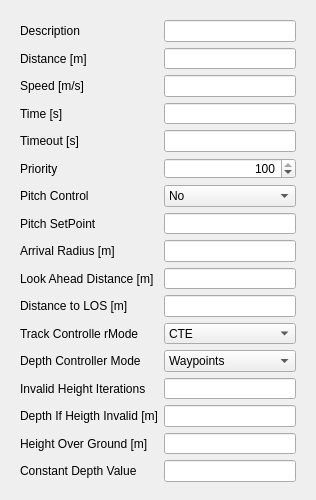
<?xml version="1.0" encoding="UTF-8"?>
<ui version="4.0">
 <class>Form</class>
 <widget class="QWidget" name="Form">
  <property name="geometry">
   <rect>
    <x>0</x>
    <y>0</y>
    <width>310</width>
    <height>500</height>
   </rect>
  </property>
  <property name="minimumSize">
   <size>
    <width>0</width>
    <height>500</height>
   </size>
  </property>
  <property name="maximumSize">
   <size>
    <width>16777215</width>
    <height>500</height>
   </size>
  </property>
  <property name="windowTitle">
   <string>Form</string>
  </property>
  <property name="locale">
   <locale language="English" country="Germany"/>
  </property>
  <layout class="QGridLayout" name="gridLayout">
   <item row="0" column="0">
    <widget class="QWidget" name="widget_3" native="true">
     <property name="minimumSize">
      <size>
       <width>0</width>
       <height>480</height>
      </size>
     </property>
     <property name="maximumSize">
      <size>
       <width>16777215</width>
       <height>480</height>
      </size>
     </property>
     <property name="layoutDirection">
      <enum>Qt::LeftToRight</enum>
     </property>
     <property name="locale">
      <locale language="English" country="Germany"/>
     </property>
     <layout class="QFormLayout" name="formLayout">
      <property name="fieldGrowthPolicy">
       <enum>QFormLayout::AllNonFixedFieldsGrow</enum>
      </property>
      <item row="0" column="0">
       <widget class="QLabel" name="label_7">
        <property name="locale">
         <locale language="English" country="Germany"/>
        </property>
        <property name="text">
         <string>Description</string>
        </property>
       </widget>
      </item>
      <item row="0" column="1">      
       <widget class="QLineEdit" name="editDescription">
        <property name="maximumSize">
         <size>
          <width>150</width>
          <height>16777215</height>
         </size>
        </property>
        <property name="layoutDirection">
         <enum>Qt::RightToLeft</enum>
        </property>
        <property name="locale">
         <locale language="English" country="Germany"/>
        </property>
        <property name="readOnly">
         <bool>false</bool>
        </property>
       </widget>
      </item>
      <item row="1" column="0">
       <widget class="QLabel" name="label_20">
        <property name="locale">
         <locale language="English" country="Germany"/>
        </property>
        <property name="text">
         <string>Distance [m]</string>
        </property>
       </widget>
      </item>
      <item row="1" column="1">
       <widget class="QLineEdit" name="editDistance">
        <property name="maximumSize">
         <size>
          <width>150</width>
          <height>16777215</height>
         </size>
        </property>
        <property name="locale">
         <locale language="English" country="Germany"/>
        </property>
        <property name="alignment">
         <set>Qt::AlignRight|Qt::AlignTrailing|Qt::AlignVCenter</set>
        </property>
       </widget>
      </item>      
      <item row="2" column="0">
       <widget class="QLabel" name="label_8">
        <property name="locale">
         <locale language="English" country="Germany"/>
        </property>
        <property name="text">
         <string>Speed [m/s]</string>
        </property>
       </widget>
      </item>
      <item row="2" column="1">
       <widget class="QLineEdit" name="editSpeed">
        <property name="maximumSize">
         <size>
          <width>150</width>
          <height>16777215</height>
         </size>
        </property>
        <property name="locale">
         <locale language="English" country="Germany"/>
        </property>
        <property name="alignment">
         <set>Qt::AlignRight|Qt::AlignTrailing|Qt::AlignVCenter</set>
        </property>
        <property name="readOnly">
         <bool>false</bool>
        </property>
       </widget>
      </item>
      <item row="3" column="0">
       <widget class="QLabel" name="label_19">
        <property name="locale">
         <locale language="English" country="Germany"/>
        </property>
        <property name="text">
         <string>Time [s]</string>
        </property>
       </widget>
      </item>
      <item row="3" column="1">
       <widget class="QLineEdit" name="editTime">
        <property name="maximumSize">
         <size>
          <width>150</width>
          <height>16777215</height>
         </size>
        </property>
        <property name="locale">
         <locale language="English" country="Germany"/>
        </property>
        <property name="alignment">
         <set>Qt::AlignRight|Qt::AlignTrailing|Qt::AlignVCenter</set>
        </property>
        <property name="readOnly">
         <bool>true</bool>
        </property>
       </widget>
      </item>
      <item row="4" column="0">
       <widget class="QLabel" name="label_9">
        <property name="locale">
         <locale language="English" country="Germany"/>
        </property>
        <property name="text">
         <string>Timeout [s]</string>
        </property>
       </widget>
      </item>
      <item row="4" column="1">
       <widget class="QLineEdit" name="editTimeout">
        <property name="maximumSize">
         <size>
          <width>150</width>
          <height>16777215</height>
         </size>
        </property>
        <property name="locale">
         <locale language="English" country="Germany"/>
        </property>
        <property name="alignment">
         <set>Qt::AlignRight|Qt::AlignTrailing|Qt::AlignVCenter</set>
        </property>
        <property name="readOnly">
         <bool>false</bool>
        </property>
       </widget>
      </item>
      <item row="5" column="0">
       <widget class="QLabel" name="label_10">
        <property name="locale">
         <locale language="English" country="Germany"/>
        </property>
        <property name="text">
         <string>Priority</string>
        </property>
       </widget>
      </item>
      <item row="5" column="1">
       <widget class="QSpinBox" name="spinBoxPriority">
        <property name="maximumSize">
         <size>
          <width>150</width>
          <height>16777215</height>
         </size>
        </property>
        <property name="locale">
         <locale language="English" country="Germany"/>
        </property>
        <property name="alignment">
         <set>Qt::AlignRight|Qt::AlignTrailing|Qt::AlignVCenter</set>
        </property>
        <property name="maximum">
         <number>100</number>
        </property>
        <property name="value">
         <number>100</number>
        </property>
       </widget>
      </item>
      <item row="6" column="0">
       <widget class="QLabel" name="label_12">
        <property name="locale">
         <locale language="English" country="Germany"/>
        </property>
        <property name="text">
         <string>Pitch Control</string>
        </property>
       </widget>
      </item>
      <item row="6" column="1">
       <widget class="QComboBox" name="comboPitchControl">
        <property name="enabled">
         <bool>true</bool>
        </property>
        <property name="maximumSize">
         <size>
          <width>150</width>
          <height>16777215</height>
         </size>
        </property>
        <property name="locale">
         <locale language="English" country="Germany"/>
        </property>
        <item>
         <property name="text">
          <string>No</string>
         </property>
        </item>
        <item>
         <property name="text">
          <string>Yes</string>
         </property>
        </item>
       </widget>
      </item>
      <item row="7" column="0">
       <widget class="QLabel" name="label_13">
        <property name="locale">
         <locale language="English" country="Germany"/>
        </property>
        <property name="text">
         <string>Pitch SetPoint</string>
        </property>
       </widget>
      </item>
      <item row="7" column="1">
       <widget class="QLineEdit" name="editPitchSetPoint">
        <property name="maximumSize">
         <size>
          <width>150</width>
          <height>16777215</height>
         </size>
        </property>
        <property name="locale">
         <locale language="English" country="Germany"/>
        </property>
        <property name="alignment">
         <set>Qt::AlignRight|Qt::AlignTrailing|Qt::AlignVCenter</set>
        </property>
       </widget>
      </item>
      <item row="8" column="0">
       <widget class="QLabel" name="label_14">
        <property name="locale">
         <locale language="English" country="Germany"/>
        </property>
        <property name="text">
         <string>Arrival Radius [m]</string>
        </property>
       </widget>
      </item>
      <item row="8" column="1">
       <widget class="QLineEdit" name="editArrivalRadius">
        <property name="maximumSize">
         <size>
          <width>150</width>
          <height>16777215</height>
         </size>
        </property>
        <property name="locale">
         <locale language="English" country="Germany"/>
        </property>
        <property name="alignment">
         <set>Qt::AlignRight|Qt::AlignTrailing|Qt::AlignVCenter</set>
        </property>
       </widget>
      </item>
      <item row="9" column="0">
       <widget class="QLabel" name="label_15">
        <property name="locale">
         <locale language="English" country="Germany"/>
        </property>
        <property name="text">
         <string>Look Ahead Distance [m]</string>
        </property>
       </widget>
      </item>
      <item row="9" column="1">
       <widget class="QLineEdit" name="editLookAheadDistance">
        <property name="maximumSize">
         <size>
          <width>150</width>
          <height>16777215</height>
         </size>
        </property>
        <property name="locale">
         <locale language="English" country="Germany"/>
        </property>
        <property name="alignment">
         <set>Qt::AlignRight|Qt::AlignTrailing|Qt::AlignVCenter</set>
        </property>
       </widget>
      </item>
      <item row="10" column="0">
       <widget class="QLabel" name="label_16">
        <property name="locale">
         <locale language="English" country="Germany"/>
        </property>
        <property name="text">
         <string>Distance to LOS [m]</string>
        </property>
       </widget>
      </item>
      <item row="10" column="1">
       <widget class="QLineEdit" name="editDistToLOS">
        <property name="maximumSize">
         <size>
          <width>150</width>
          <height>16777215</height>
         </size>
        </property>
        <property name="locale">
         <locale language="English" country="Germany"/>
        </property>
        <property name="alignment">
         <set>Qt::AlignRight|Qt::AlignTrailing|Qt::AlignVCenter</set>
        </property>
       </widget>
      </item>
      <item row="11" column="0">
       <widget class="QLabel" name="label">
        <property name="locale">
         <locale language="English" country="Germany"/>
        </property>
        <property name="text">
         <string>Track Controlle rMode</string>
        </property>
       </widget>
      </item>
      <item row="11" column="1">
       <widget class="QComboBox" name="comboTrackControllerMode">
        <property name="maximumSize">
         <size>
          <width>150</width>
          <height>16777215</height>
         </size>
        </property>
        <property name="locale">
         <locale language="English" country="Germany"/>
        </property>
        <item>
         <property name="text">
          <string>CTE</string>
         </property>
        </item>
        <item>
         <property name="text">
          <string>LOS</string>
         </property>
        </item>
       </widget>
      </item>
      <item row="12" column="0">
       <widget class="QLabel" name="label_6">
        <property name="locale">
         <locale language="English" country="Germany"/>
        </property>
        <property name="text">
         <string>Depth Controller Mode</string>
        </property>
       </widget>
      </item>
      <item row="12" column="1">
       <widget class="QComboBox" name="comboDepthControllerMode">
        <property name="maximumSize">
         <size>
          <width>150</width>
          <height>16777215</height>
         </size>
        </property>
        <property name="locale">
         <locale language="English" country="Germany"/>
        </property>
        <item>
         <property name="text">
          <string>Waypoints</string>
         </property>
        </item>
        <item>
         <property name="text">
          <string>ConstantDepth</string>
         </property>
        </item>
        <item>
         <property name="text">
          <string>HeightOverGround</string>
         </property>
        </item>
       </widget>
      </item>
      <item row="13" column="0">
       <widget class="QLabel" name="label_17">
        <property name="locale">
         <locale language="English" country="Germany"/>
        </property>
        <property name="text">
         <string>Invalid Height Iterations</string>
        </property>
       </widget>
      </item>
      <item row="13" column="1">
       <widget class="QLineEdit" name="editHeightIterations">
        <property name="maximumSize">
         <size>
          <width>150</width>
          <height>16777215</height>
         </size>
        </property>
        <property name="locale">
         <locale language="English" country="Germany"/>
        </property>
        <property name="alignment">
         <set>Qt::AlignRight|Qt::AlignTrailing|Qt::AlignVCenter</set>
        </property>
       </widget>
      </item>
      <item row="14" column="0">
       <widget class="QLabel" name="label_18">
        <property name="locale">
         <locale language="English" country="Germany"/>
        </property>
        <property name="text">
         <string>Depth If Heigth Invalid [m]</string>
        </property>
       </widget>
      </item>
      <item row="14" column="1">
       <widget class="QLineEdit" name="editDepthIfHeightInvalid">
        <property name="maximumSize">
         <size>
          <width>150</width>
          <height>16777215</height>
         </size>
        </property>
        <property name="locale">
         <locale language="English" country="Germany"/>
        </property>
        <property name="alignment">
         <set>Qt::AlignRight|Qt::AlignTrailing|Qt::AlignVCenter</set>
        </property>
       </widget>
      </item>
      <item row="15" column="0">
       <widget class="QLabel" name="label_4">
        <property name="locale">
         <locale language="English" country="Germany"/>
        </property>
        <property name="text">
         <string>Height Over Ground [m]</string>
        </property>
       </widget>
      </item>
      <item row="15" column="1">
       <widget class="QLineEdit" name="editHeightOverGround">
        <property name="maximumSize">
         <size>
          <width>150</width>
          <height>16777215</height>
         </size>
        </property>
        <property name="locale">
         <locale language="English" country="Germany"/>
        </property>
        <property name="alignment">
         <set>Qt::AlignRight|Qt::AlignTrailing|Qt::AlignVCenter</set>
        </property>
       </widget>
      </item>
      <item row="16" column="0">
       <widget class="QLabel" name="label_11">
        <property name="locale">
         <locale language="English" country="Germany"/>
        </property>
        <property name="text">
         <string>Constant Depth Value</string>
        </property>
       </widget>
      </item>
      <item row="16" column="1">
       <widget class="QLineEdit" name="editConstantDepth">
        <property name="maximumSize">
         <size>
          <width>150</width>
          <height>16777215</height>
         </size>
        </property>
        <property name="locale">
         <locale language="English" country="Germany"/>
        </property>
        <property name="alignment">
         <set>Qt::AlignRight|Qt::AlignTrailing|Qt::AlignVCenter</set>
        </property>
       </widget>
      </item>      
     </layout>
    </widget>
   </item>
  </layout>
 </widget>
 <resources/>
 <connections/>
</ui>
